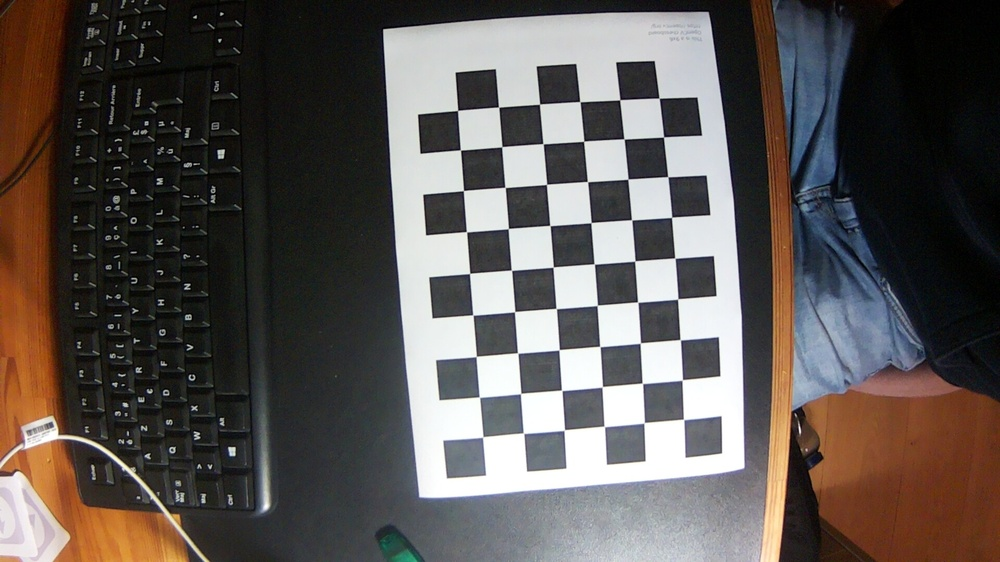
%> input picture computer/src/calibration/20251117_184730_capture_python.jpg, 1000 x 562 px, shrunk from 1920 x 1080 before the run
$ octave testIdentifySquareObjects.m   (GNU Octave 9; MATLAB toolbox functions it lacks are replaced by stand-ins)
%> lines starting %> are read from the running program, lines starting %| are printed output that depends on the picture; in (x1, y1, x2, y2) boxes, pixels count from 0 and x2, y2 are one past the last pixel; in counts of white or black regions, pixels touching at a corner belong together; the program's own positions count from 1
%> the answer given: ../../src/calibration/20251117_184730_capture_python.jpg
%> further down, inputImage is the input picture: size 562x1000x3 uint8; mean R, G, B 92.4, 86.2, 83
### computer/matlab/scripts/identifySquareObjects.m
function squareObjects = identifySquareObjects(image)
    % identifySquareObjects identifies square-like objects in a given image.
    %
    % Input:
    %   image - Input image (can be grayscale or RGB)
    %
    % Output:
    %   squareObjects - Binary image with detected square objects

    % Convert to grayscale if the image is RGB
    if size(image, 3) == 3
        grayImage = rgb2gray(image);
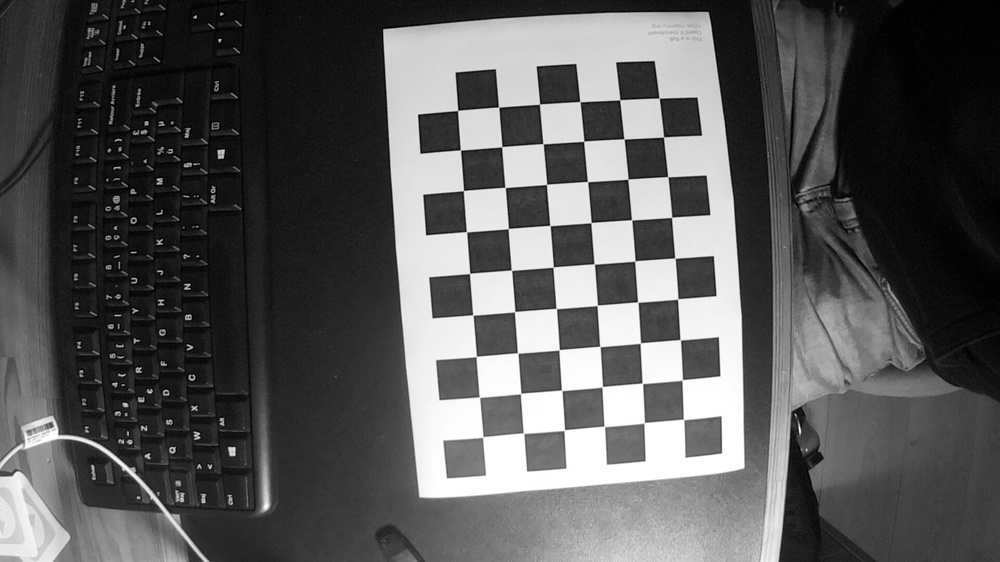
%> grayImage: size 562x1000 uint8; min 0, max 255, mean 87.7
    else
        grayImage = image;
    end

    % Binarize the image
    binaryImage = imbinarize(grayImage);
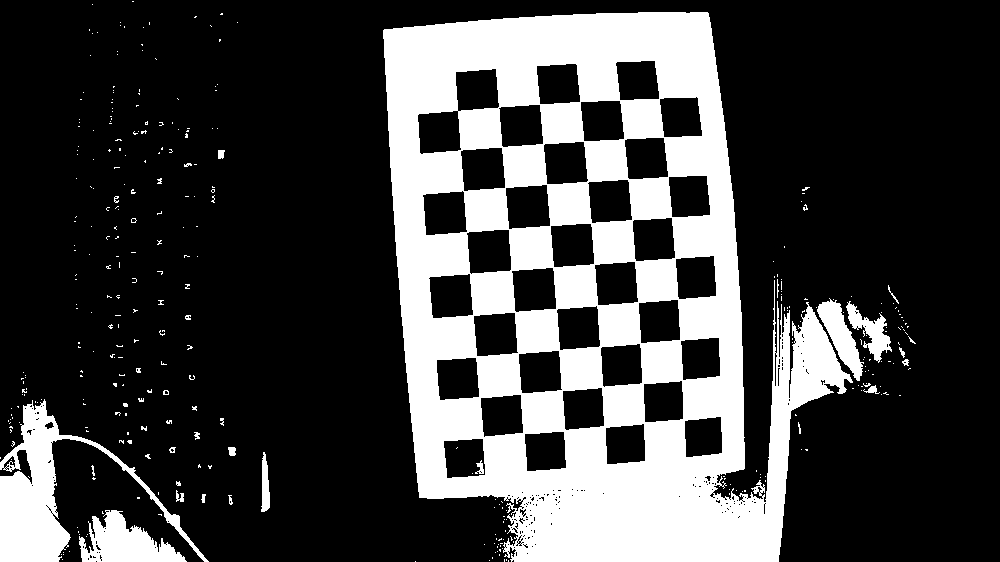
%> binaryImage: size 562x1000 logical; 26.1% white; 344 white regions (315 under 20 px), largest, box (x1, y1, x2, y2) and area: (383, 12, 853, 562) 130079, (0, 399, 209, 562) 8383, (79, 510, 187, 562) 3064

    % Use edge detection
    edges = edge(binaryImage, 'Canny');
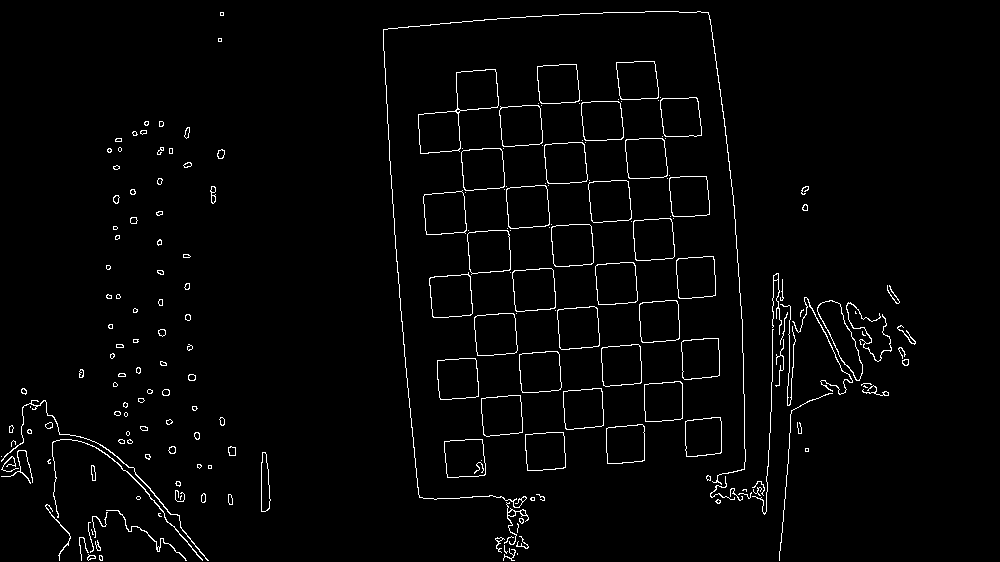
%> edges: size 562x1000 logical; 2.3% white in thin lines or dots, all inside (x1, y1, x2, y2) = (1, 11, 916, 561)

    % Find contours
    [B, ~] = bwboundaries(edges, 'noholes');
%> B = 208 boundaries; largest, box (x1, y1, x2, y2) and points: (383, 11, 746, 508) 2833, (1, 400, 209, 561) 618, (52, 439, 203, 561) 487, (752, 329, 774, 515) 421, (792, 297, 853, 395) 404

    % Initialize output image
    squareObjects = false(size(binaryImage));

    % Loop through each boundary
    for k = 1:length(B)
        boundary = B{k};
        % Approximate the contour to a polygon
        poly = approxPolyDP(boundary, 0.02 * arcLength(boundary, true), true);

        % Check if the polygon has 4 corners (indicating a square)
        if length(poly) == 4
            % Calculate aspect ratio
            rect = boundingRect(poly);
            aspectRatio = rect(3) / rect(4); % width / height

            % Check if aspect ratio is close to 1 (indicating a square)
            if aspectRatio > 0.8 && aspectRatio < 1.2
                % Fill the detected square in the output image
                squareObjects = squareObjects | poly2mask(boundary(:,2), boundary(:,1), size(binaryImage, 1), size(binaryImage, 2));
            end
        end
    end
%> this loop made 1 pass
%> boundary on pass 1: [457 2; 457 2]

    % Display the results
    imshowpair(binaryImage, squareObjects, 'montage');
    title('Original Binary Image and Detected Square Objects');
end

% [9 lines left out: functions approxPolyDP, boundingRect, not called in this run]

function length = arcLength(contour, closed)
    % Calculate the arc length of a contour
%> the run ends on the next line
    length = cv.arcLength(contour, closed);
end

### computer/matlab/scripts/testIdentifySquareObjects.m
% Load one image from folderPath into Workspace
[filename, pathname] = uigetfile({'*.png;*.jpg;*.jpeg', 'Image Files (*.png, *.jpg, *.jpeg)'}, 'Select an image');
fileName = fullfile(pathname, filename);

% Read an image
inputImage = imread(fileName);

% Identify square objects
squareObjects = identifySquareObjects(inputImage);

$ run again, on computer/src/calibration/20251117_184740_capture_python.jpg
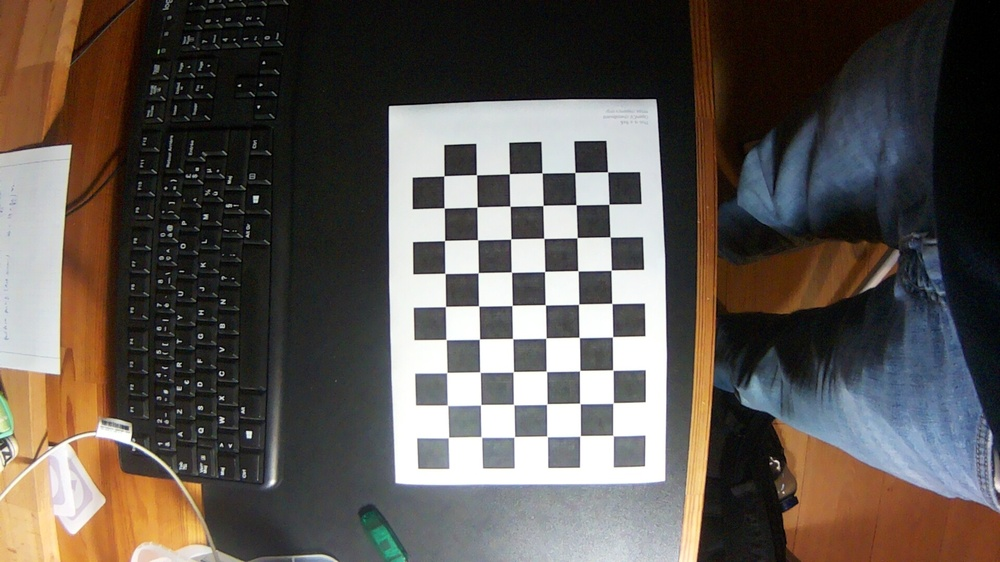
%> input picture computer/src/calibration/20251117_184740_capture_python.jpg, 1000 x 562 px, shrunk from 1920 x 1080 before the run
%> inputImage is the input picture: size 562x1000x3 uint8; mean R, G, B 93.1, 86.2, 80.9
%> in identifySquareObjects, `binaryImage = imbinarize(grayImage);`:
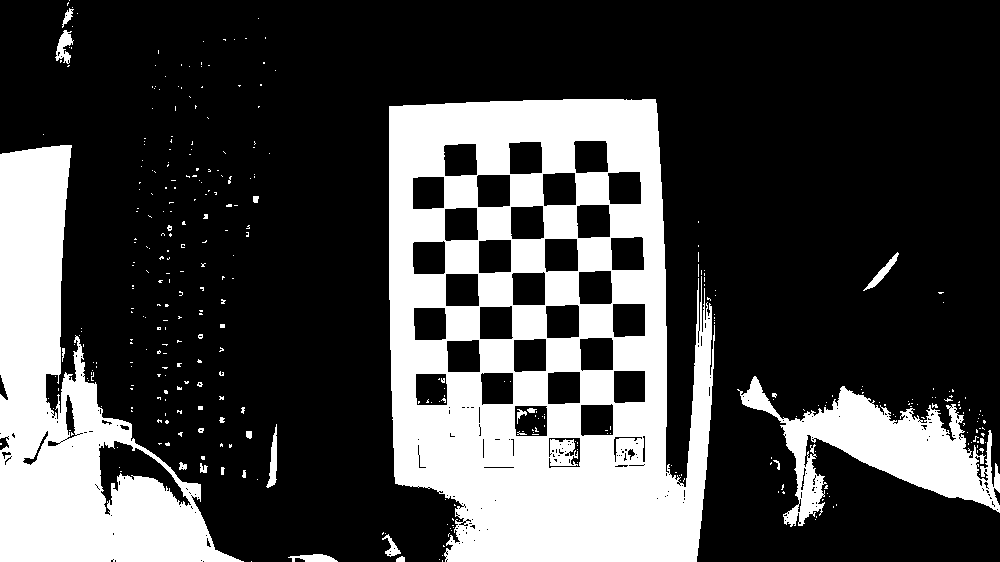
%> binaryImage: size 562x1000 logical; 27.7% white; 369 white regions (342 under 20 px), largest, box (x1, y1, x2, y2) and area: (389, 99, 715, 562) 96705, (0, 145, 244, 562) 41337, (737, 376, 1000, 527) 14051
%> in identifySquareObjects, `edges = edge(binaryImage, 'Canny');`:
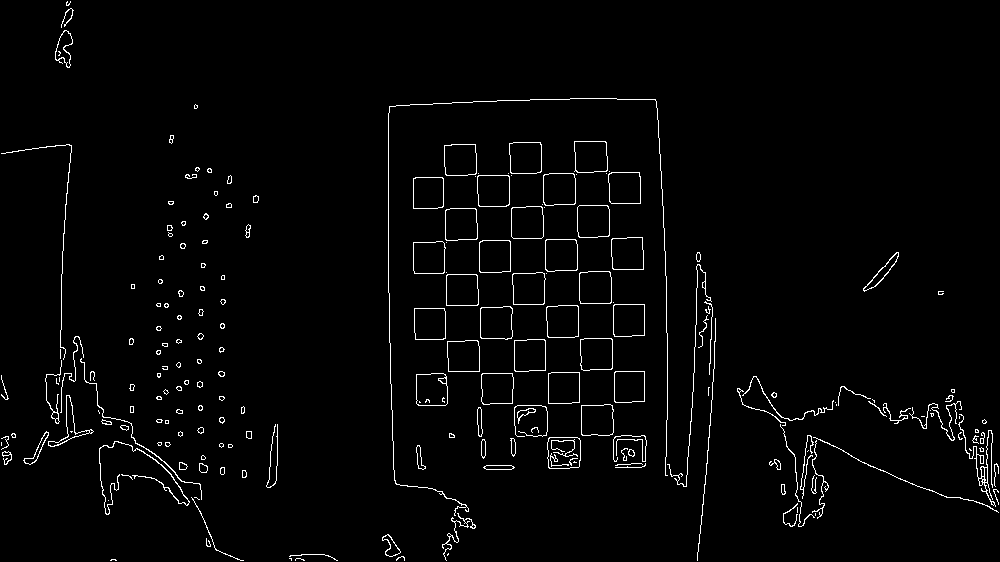
%> edges: size 562x1000 logical; 2.3% white in thin lines or dots
%> B = 217 boundaries; largest, box (x1, y1, x2, y2) and points: (388, 98, 668, 516) 2247, (667, 264, 712, 487) 630, (99, 441, 190, 515) 608, (1, 144, 72, 360) 573, (958, 414, 996, 507) 561
%> the loop in identifySquareObjects, `for k = 1:length(B)` made 1 pass

$ run again, on computer/src/calibration/20251117_184745_capture_python.jpg
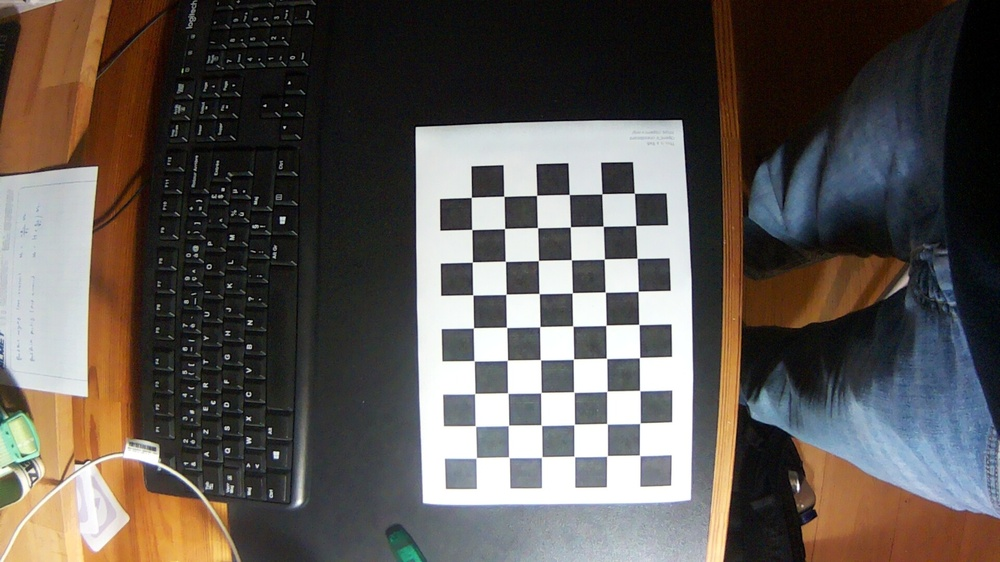
%> input picture computer/src/calibration/20251117_184745_capture_python.jpg, 1000 x 562 px, shrunk from 1920 x 1080 before the run
%> inputImage is the input picture: size 562x1000x3 uint8; mean R, G, B 93.3, 87.3, 82.7
%> in identifySquareObjects, `binaryImage = imbinarize(grayImage);`:
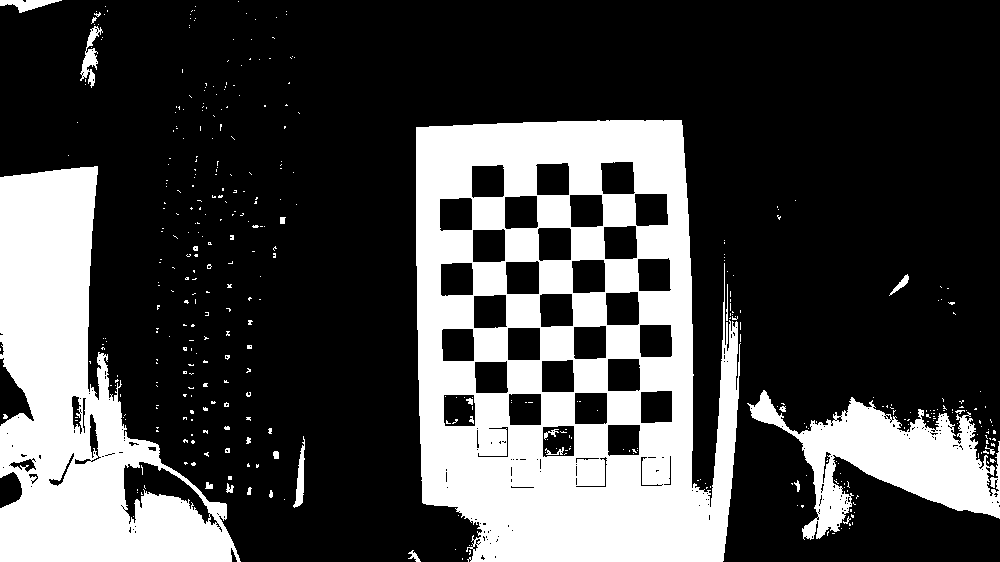
%> binaryImage: size 562x1000 logical; 27.9% white; 421 white regions (393 under 20 px), largest, box (x1, y1, x2, y2) and area: (416, 120, 741, 562) 91922, (0, 166, 241, 562) 46062, (747, 390, 1000, 540) 14998
%> in identifySquareObjects, `edges = edge(binaryImage, 'Canny');`:
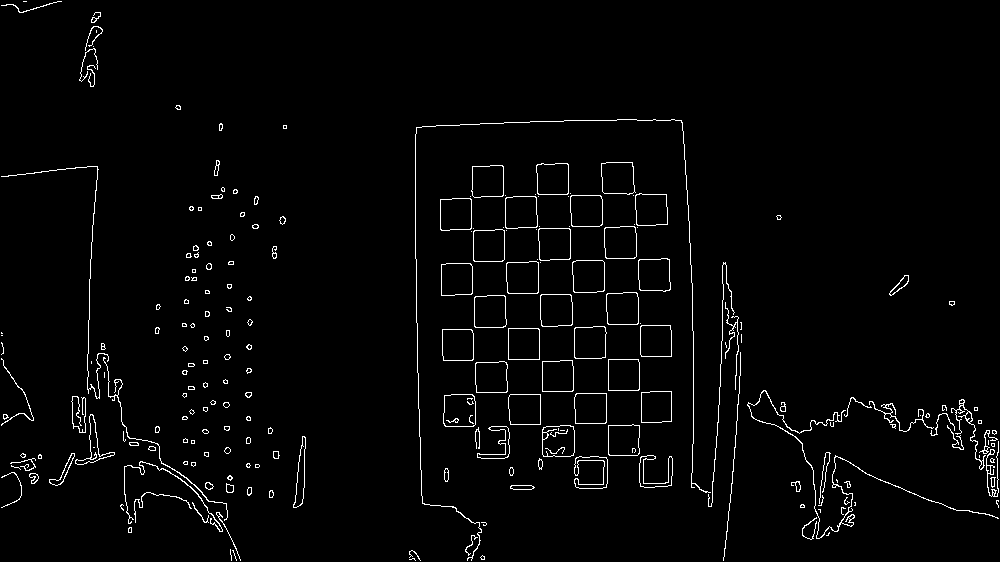
%> edges: size 562x1000 logical; 2.3% white in thin lines or dots
%> B = 230 boundaries; largest, box (x1, y1, x2, y2) and points: (415, 119, 711, 561) 2267, (747, 390, 999, 539) 1268, (1, 166, 109, 399) 809, (708, 262, 735, 507) 621, (103, 357, 228, 521) 528
%> the loop in identifySquareObjects, `for k = 1:length(B)` made 1 pass

$ run again, on computer/src/calibration/20251117_185402_capture_shell.jpg
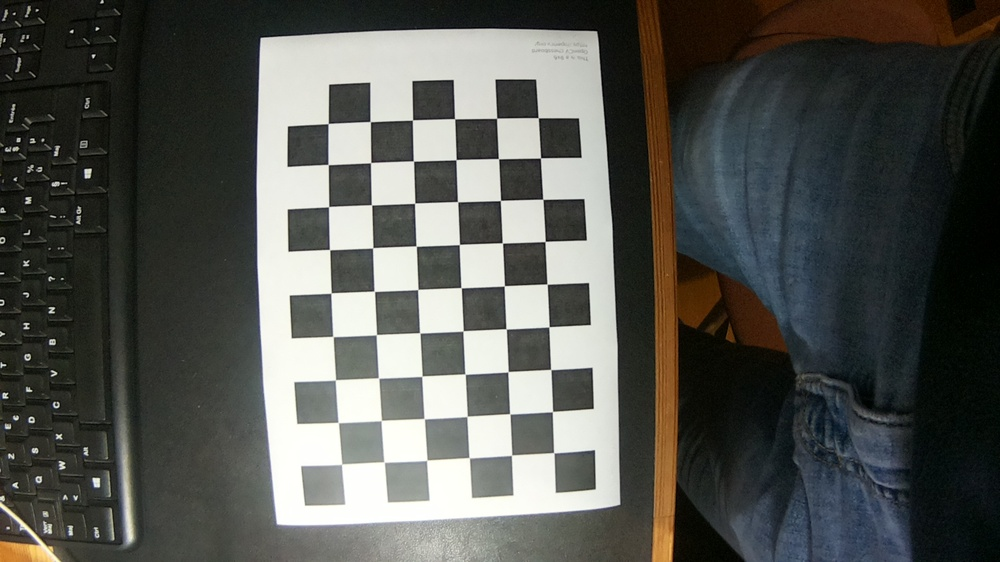
%> input picture computer/src/calibration/20251117_185402_capture_shell.jpg, 1000 x 562 px, shrunk from 1920 x 1080 before the run
%> inputImage is the input picture: size 562x1000x3 uint8; mean R, G, B 84.6, 86, 81.4
%> in identifySquareObjects, `binaryImage = imbinarize(grayImage);`:
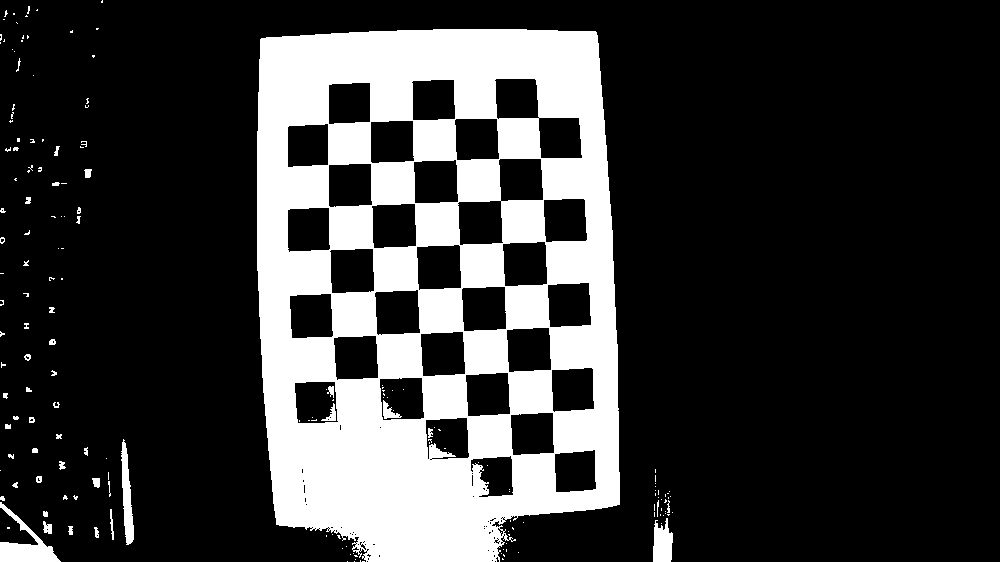
%> binaryImage: size 562x1000 logical; 22.8% white; 176 white regions (131 under 20 px), largest, box (x1, y1, x2, y2) and area: (257, 29, 620, 562) 123385, (0, 502, 61, 562) 1272, (121, 439, 134, 545) 760
%> in identifySquareObjects, `edges = edge(binaryImage, 'Canny');`:
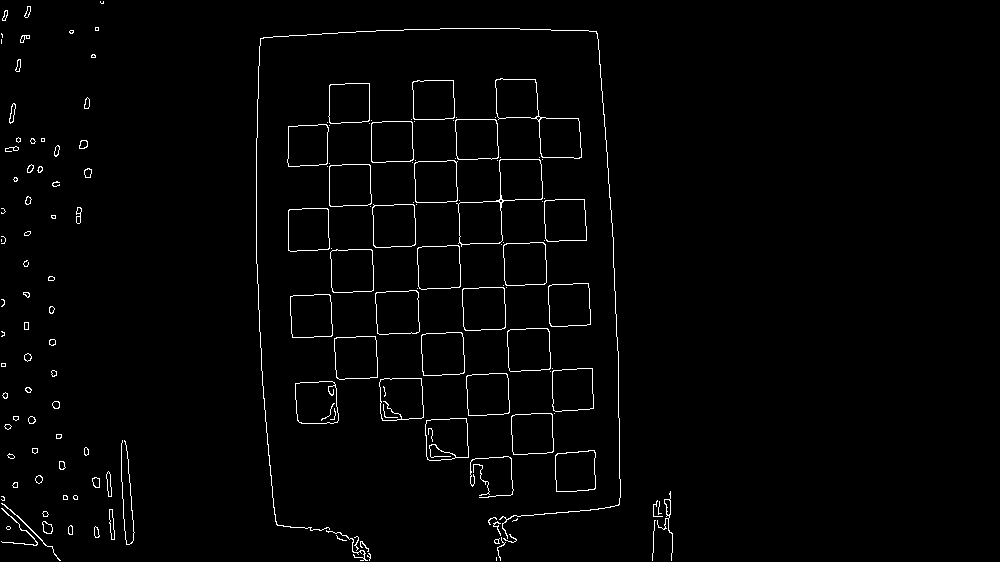
%> edges: size 562x1000 logical; 1.7% white in thin lines or dots, all inside (x1, y1, x2, y2) = (1, 1, 673, 561)
%> B = 155 boundaries; largest, box (x1, y1, x2, y2) and points: (256, 28, 621, 539) 2980, (121, 440, 135, 545) 423, (456, 159, 543, 247) 328, (495, 78, 582, 159) 311, (470, 456, 514, 498) 290
%> the loop in identifySquareObjects, `for k = 1:length(B)` made 1 pass
